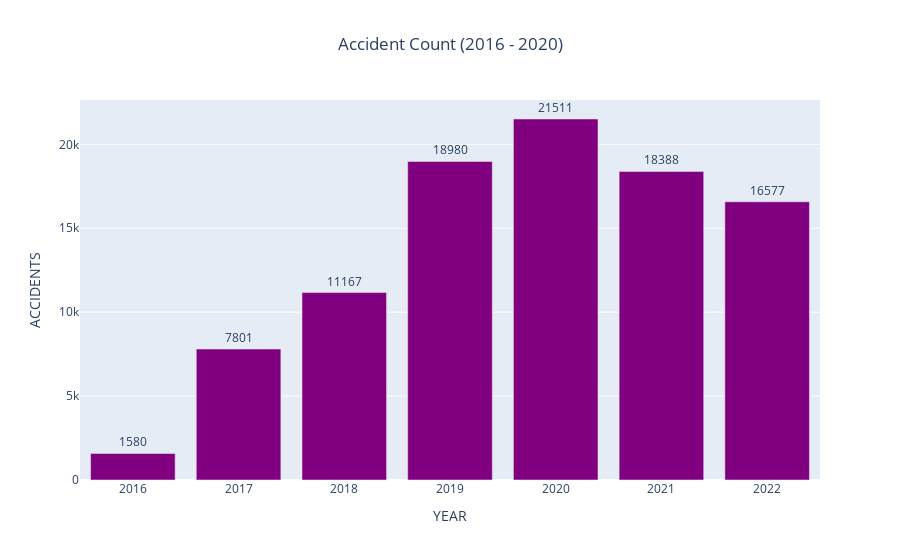

The notebook cell saved with this chart:
### Code cell
df['Year'] = pd.to_datetime(df['Start_Time']).dt.year

accidents_per_year = df.groupby('Year').size().reset_index(name='Accidents')

fig = px.bar(accidents_per_year, x='Year', y='Accidents',
             title='Accident Count (2016 - 2020)',
             labels={'Accidents': 'Accidents', 'Year': 'Year'},
             text='Accidents')

fig.update_traces(marker_color='purple', textposition='outside')
fig.update_layout(title_text='Accident Count (2016 - 2020)', title_x=0.5,
                  xaxis_title='YEAR', yaxis_title='ACCIDENTS')

fig.show()

### Figure 1 — Plotly figure (JSON) as saved in the notebook; plotly's stock layout.template omitted (floating-point values rounded to 4 significant figures)
{"data": [{"alignmentgroup": "True", "hovertemplate": "Year=%{x}<br>Accidents=%{text}<extra></extra>", "legendgroup": "", "marker": {"color": "purple", "pattern": {"shape": ""}}, "name": "", "offsetgroup": "", "orientation": "v", "showlegend": false, "text": [1580, 7801, 11167, 18980, 21511, 18388, 16577], "textposition": "outside", "type": "bar", "x": [2016, 2017, 2018, 2019, 2020, 2021, 2022], "xaxis": "x", "y": [1580, 7801, 11167, 18980, 21511, 18388, 16577], "yaxis": "y"}], "layout": {"barmode": "relative", "legend": {"tracegroupgap": 0}, "title": {"text": "Accident Count (2016 - 2020)", "x": 0.5}, "xaxis": {"anchor": "y", "domain": [0, 1], "title": {"text": "YEAR"}}, "yaxis": {"anchor": "x", "domain": [0, 1], "title": {"text": "ACCIDENTS"}}}}
